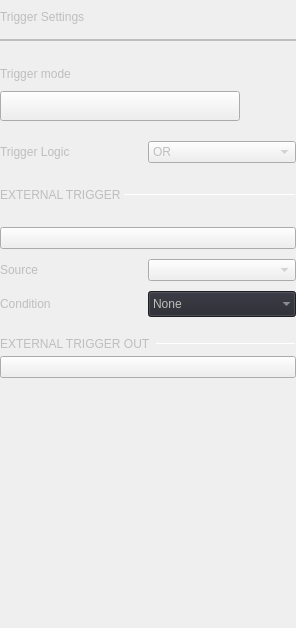
<?xml version="1.0" encoding="UTF-8"?>
<ui version="4.0">
 <class>DigitalTriggerSettings</class>
 <widget class="QWidget" name="DigitalTriggerSettings">
  <property name="geometry">
   <rect>
    <x>0</x>
    <y>0</y>
    <width>296</width>
    <height>628</height>
   </rect>
  </property>
  <property name="sizePolicy">
   <sizepolicy hsizetype="Minimum" vsizetype="Fixed">
    <horstretch>0</horstretch>
    <verstretch>0</verstretch>
   </sizepolicy>
  </property>
  <property name="minimumSize">
   <size>
    <width>0</width>
    <height>0</height>
   </size>
  </property>
  <property name="maximumSize">
   <size>
    <width>306</width>
    <height>16777215</height>
   </size>
  </property>
  <property name="windowTitle">
   <string>Form</string>
  </property>
  <property name="styleSheet">
   <string notr="true">QWidget
{
  color: rgb(190, 190, 190);
}</string>
  </property>
  <layout class="QVBoxLayout" name="verticalLayout">
   <property name="spacing">
    <number>0</number>
   </property>
   <property name="leftMargin">
    <number>0</number>
   </property>
   <property name="topMargin">
    <number>10</number>
   </property>
   <property name="rightMargin">
    <number>0</number>
   </property>
   <property name="bottomMargin">
    <number>0</number>
   </property>
   <item>
    <widget class="QLabel" name="trigger_settings_label">
     <property name="text">
      <string>Trigger Settings</string>
     </property>
     <property name="general_settings_label" stdset="0">
      <bool>true</bool>
     </property>
    </widget>
   </item>
   <item>
    <spacer name="verticalSpacer_4">
     <property name="orientation">
      <enum>Qt::Vertical</enum>
     </property>
     <property name="sizeType">
      <enum>QSizePolicy::Fixed</enum>
     </property>
     <property name="sizeHint" stdset="0">
      <size>
       <width>0</width>
       <height>15</height>
      </size>
     </property>
    </spacer>
   </item>
   <item>
    <widget class="Line" name="line_2">
     <property name="frameShadow">
      <enum>QFrame::Plain</enum>
     </property>
     <property name="lineWidth">
      <number>2</number>
     </property>
     <property name="orientation">
      <enum>Qt::Horizontal</enum>
     </property>
     <property name="blue_line" stdset="0">
      <bool>true</bool>
     </property>
    </widget>
   </item>
   <item>
    <spacer name="verticalSpacer_3">
     <property name="orientation">
      <enum>Qt::Vertical</enum>
     </property>
     <property name="sizeType">
      <enum>QSizePolicy::Fixed</enum>
     </property>
     <property name="sizeHint" stdset="0">
      <size>
       <width>0</width>
       <height>25</height>
      </size>
     </property>
    </spacer>
   </item>
   <item>
    <layout class="QVBoxLayout" name="verticalLayout_11">
     <property name="spacing">
      <number>10</number>
     </property>
     <property name="leftMargin">
      <number>0</number>
     </property>
     <property name="topMargin">
      <number>0</number>
     </property>
     <property name="rightMargin">
      <number>0</number>
     </property>
     <property name="bottomMargin">
      <number>0</number>
     </property>
     <item>
      <widget class="QLabel" name="label">
       <property name="sizePolicy">
        <sizepolicy hsizetype="Minimum" vsizetype="Fixed">
         <horstretch>0</horstretch>
         <verstretch>0</verstretch>
        </sizepolicy>
       </property>
       <property name="text">
        <string>Trigger mode</string>
       </property>
      </widget>
     </item>
     <item>
      <layout class="QHBoxLayout" name="horizontalLayout">
       <property name="spacing">
        <number>20</number>
       </property>
       <property name="topMargin">
        <number>0</number>
       </property>
       <property name="bottomMargin">
        <number>10</number>
       </property>
       <item>
        <widget class="adiscope::CustomSwitch" name="btnTriggerMode">
         <property name="sizePolicy">
          <sizepolicy hsizetype="Fixed" vsizetype="Fixed">
           <horstretch>0</horstretch>
           <verstretch>0</verstretch>
          </sizepolicy>
         </property>
         <property name="minimumSize">
          <size>
           <width>240</width>
           <height>30</height>
          </size>
         </property>
         <property name="maximumSize">
          <size>
           <width>240</width>
           <height>30</height>
          </size>
         </property>
         <property name="text">
          <string/>
         </property>
         <property name="checkable">
          <bool>true</bool>
         </property>
         <property name="leftText" stdset="0">
          <string>auto</string>
         </property>
         <property name="rightText" stdset="0">
          <string>normal</string>
         </property>
         <property name="bigBtn" stdset="0">
          <bool>true</bool>
         </property>
         <property name="duration" stdset="0">
          <number>0</number>
         </property>
        </widget>
       </item>
       <item>
        <spacer name="horizontalSpacer">
         <property name="orientation">
          <enum>Qt::Horizontal</enum>
         </property>
         <property name="sizeHint" stdset="0">
          <size>
           <width>0</width>
           <height>0</height>
          </size>
         </property>
        </spacer>
       </item>
      </layout>
     </item>
     <item>
      <layout class="QHBoxLayout" name="horizontalLayout_4">
       <property name="spacing">
        <number>0</number>
       </property>
       <property name="topMargin">
        <number>0</number>
       </property>
       <item>
        <widget class="QLabel" name="lbl_trigg_source">
         <property name="sizePolicy">
          <sizepolicy hsizetype="Minimum" vsizetype="Fixed">
           <horstretch>0</horstretch>
           <verstretch>0</verstretch>
          </sizepolicy>
         </property>
         <property name="text">
          <string>Trigger Logic</string>
         </property>
        </widget>
       </item>
       <item>
        <widget class="QComboBox" name="cmb_trigg_logic">
         <property name="sizePolicy">
          <sizepolicy hsizetype="Minimum" vsizetype="Fixed">
           <horstretch>0</horstretch>
           <verstretch>0</verstretch>
          </sizepolicy>
         </property>
         <property name="currentIndex">
          <number>0</number>
         </property>
         <item>
          <property name="text">
           <string>OR</string>
          </property>
         </item>
         <item>
          <property name="text">
           <string>AND</string>
          </property>
         </item>
        </widget>
       </item>
      </layout>
     </item>
    </layout>
   </item>
   <item>
    <layout class="QGridLayout" name="gridLayout">
     <item row="1" column="0">
      <widget class="QLabel" name="label_2">
       <property name="sizePolicy">
        <sizepolicy hsizetype="Fixed" vsizetype="Fixed">
         <horstretch>0</horstretch>
         <verstretch>0</verstretch>
        </sizepolicy>
       </property>
       <property name="minimumSize">
        <size>
         <width>0</width>
         <height>0</height>
        </size>
       </property>
       <property name="maximumSize">
        <size>
         <width>16777215</width>
         <height>16777215</height>
        </size>
       </property>
       <property name="text">
        <string>EXTERNAL TRIGGER </string>
       </property>
       <property name="subsection_label" stdset="0">
        <bool>true</bool>
       </property>
      </widget>
     </item>
     <item row="1" column="1">
      <widget class="Line" name="line">
       <property name="minimumSize">
        <size>
         <width>0</width>
         <height>1</height>
        </size>
       </property>
       <property name="maximumSize">
        <size>
         <width>16777215</width>
         <height>1</height>
        </size>
       </property>
       <property name="orientation">
        <enum>Qt::Horizontal</enum>
       </property>
       <property name="subsection_line" stdset="0">
        <bool>true</bool>
       </property>
      </widget>
     </item>
     <item row="0" column="0" colspan="2">
      <spacer name="verticalSpacer_5">
       <property name="orientation">
        <enum>Qt::Vertical</enum>
       </property>
       <property name="sizeType">
        <enum>QSizePolicy::Fixed</enum>
       </property>
       <property name="sizeHint" stdset="0">
        <size>
         <width>0</width>
         <height>25</height>
        </size>
       </property>
      </spacer>
     </item>
     <item row="2" column="0" colspan="2">
      <spacer name="verticalSpacer_6">
       <property name="orientation">
        <enum>Qt::Vertical</enum>
       </property>
       <property name="sizeType">
        <enum>QSizePolicy::Fixed</enum>
       </property>
       <property name="sizeHint" stdset="0">
        <size>
         <width>0</width>
         <height>15</height>
        </size>
       </property>
      </spacer>
     </item>
    </layout>
   </item>
   <item>
    <layout class="QVBoxLayout" name="verticalLayout_8">
     <property name="spacing">
      <number>0</number>
     </property>
     <property name="leftMargin">
      <number>0</number>
     </property>
     <property name="topMargin">
      <number>0</number>
     </property>
     <property name="rightMargin">
      <number>0</number>
     </property>
     <item>
      <spacer name="verticalSpacer_10">
       <property name="orientation">
        <enum>Qt::Vertical</enum>
       </property>
       <property name="sizeType">
        <enum>QSizePolicy::Fixed</enum>
       </property>
       <property name="sizeHint" stdset="0">
        <size>
         <width>0</width>
         <height>10</height>
        </size>
       </property>
      </spacer>
     </item>
     <item>
      <widget class="adiscope::CustomSwitch" name="trigg_extern_en">
       <property name="text">
        <string/>
       </property>
       <property name="checkable">
        <bool>true</bool>
       </property>
      </widget>
     </item>
     <item>
      <spacer name="verticalSpacer_2">
       <property name="orientation">
        <enum>Qt::Vertical</enum>
       </property>
       <property name="sizeType">
        <enum>QSizePolicy::Fixed</enum>
       </property>
       <property name="sizeHint" stdset="0">
        <size>
         <width>0</width>
         <height>10</height>
        </size>
       </property>
      </spacer>
     </item>
     <item>
      <layout class="QHBoxLayout" name="horizontalLayout_2">
       <property name="spacing">
        <number>0</number>
       </property>
       <property name="topMargin">
        <number>0</number>
       </property>
       <item>
        <widget class="QLabel" name="label_3">
         <property name="text">
          <string>Source</string>
         </property>
        </widget>
       </item>
       <item>
        <widget class="QComboBox" name="cmb_extern_src"/>
       </item>
      </layout>
     </item>
     <item>
      <spacer name="verticalSpacer_7">
       <property name="orientation">
        <enum>Qt::Vertical</enum>
       </property>
       <property name="sizeType">
        <enum>QSizePolicy::Fixed</enum>
       </property>
       <property name="sizeHint" stdset="0">
        <size>
         <width>0</width>
         <height>10</height>
        </size>
       </property>
      </spacer>
     </item>
     <item>
      <layout class="QHBoxLayout" name="trigg_ext_1">
       <property name="spacing">
        <number>0</number>
       </property>
       <property name="topMargin">
        <number>0</number>
       </property>
       <item>
        <widget class="QLabel" name="lbl_extern_1">
         <property name="sizePolicy">
          <sizepolicy hsizetype="Minimum" vsizetype="Fixed">
           <horstretch>0</horstretch>
           <verstretch>0</verstretch>
          </sizepolicy>
         </property>
         <property name="text">
          <string>Condition</string>
         </property>
        </widget>
       </item>
       <item>
        <widget class="QComboBox" name="cmb_trigg_extern_cond_1">
         <property name="sizePolicy">
          <sizepolicy hsizetype="Minimum" vsizetype="Fixed">
           <horstretch>0</horstretch>
           <verstretch>0</verstretch>
          </sizepolicy>
         </property>
         <property name="palette">
          <palette>
           <active>
            <colorrole role="WindowText">
             <brush brushstyle="SolidPattern">
              <color alpha="255">
               <red>190</red>
               <green>190</green>
               <blue>190</blue>
              </color>
             </brush>
            </colorrole>
            <colorrole role="Button">
             <brush brushstyle="SolidPattern">
              <color alpha="255">
               <red>39</red>
               <green>39</green>
               <blue>48</blue>
              </color>
             </brush>
            </colorrole>
            <colorrole role="Text">
             <brush brushstyle="SolidPattern">
              <color alpha="255">
               <red>190</red>
               <green>190</green>
               <blue>190</blue>
              </color>
             </brush>
            </colorrole>
            <colorrole role="ButtonText">
             <brush brushstyle="SolidPattern">
              <color alpha="255">
               <red>190</red>
               <green>190</green>
               <blue>190</blue>
              </color>
             </brush>
            </colorrole>
            <colorrole role="Base">
             <brush brushstyle="SolidPattern">
              <color alpha="255">
               <red>39</red>
               <green>39</green>
               <blue>48</blue>
              </color>
             </brush>
            </colorrole>
            <colorrole role="Window">
             <brush brushstyle="SolidPattern">
              <color alpha="255">
               <red>39</red>
               <green>39</green>
               <blue>48</blue>
              </color>
             </brush>
            </colorrole>
            <colorrole role="PlaceholderText">
             <brush brushstyle="NoBrush">
              <color alpha="128">
               <red>190</red>
               <green>190</green>
               <blue>190</blue>
              </color>
             </brush>
            </colorrole>
           </active>
           <inactive>
            <colorrole role="WindowText">
             <brush brushstyle="SolidPattern">
              <color alpha="255">
               <red>190</red>
               <green>190</green>
               <blue>190</blue>
              </color>
             </brush>
            </colorrole>
            <colorrole role="Button">
             <brush brushstyle="SolidPattern">
              <color alpha="255">
               <red>39</red>
               <green>39</green>
               <blue>48</blue>
              </color>
             </brush>
            </colorrole>
            <colorrole role="Text">
             <brush brushstyle="SolidPattern">
              <color alpha="255">
               <red>190</red>
               <green>190</green>
               <blue>190</blue>
              </color>
             </brush>
            </colorrole>
            <colorrole role="ButtonText">
             <brush brushstyle="SolidPattern">
              <color alpha="255">
               <red>190</red>
               <green>190</green>
               <blue>190</blue>
              </color>
             </brush>
            </colorrole>
            <colorrole role="Base">
             <brush brushstyle="SolidPattern">
              <color alpha="255">
               <red>39</red>
               <green>39</green>
               <blue>48</blue>
              </color>
             </brush>
            </colorrole>
            <colorrole role="Window">
             <brush brushstyle="SolidPattern">
              <color alpha="255">
               <red>39</red>
               <green>39</green>
               <blue>48</blue>
              </color>
             </brush>
            </colorrole>
            <colorrole role="PlaceholderText">
             <brush brushstyle="NoBrush">
              <color alpha="128">
               <red>190</red>
               <green>190</green>
               <blue>190</blue>
              </color>
             </brush>
            </colorrole>
           </inactive>
           <disabled>
            <colorrole role="WindowText">
             <brush brushstyle="SolidPattern">
              <color alpha="255">
               <red>190</red>
               <green>190</green>
               <blue>190</blue>
              </color>
             </brush>
            </colorrole>
            <colorrole role="Button">
             <brush brushstyle="SolidPattern">
              <color alpha="255">
               <red>39</red>
               <green>39</green>
               <blue>48</blue>
              </color>
             </brush>
            </colorrole>
            <colorrole role="Text">
             <brush brushstyle="SolidPattern">
              <color alpha="255">
               <red>190</red>
               <green>190</green>
               <blue>190</blue>
              </color>
             </brush>
            </colorrole>
            <colorrole role="ButtonText">
             <brush brushstyle="SolidPattern">
              <color alpha="255">
               <red>190</red>
               <green>190</green>
               <blue>190</blue>
              </color>
             </brush>
            </colorrole>
            <colorrole role="Base">
             <brush brushstyle="SolidPattern">
              <color alpha="255">
               <red>39</red>
               <green>39</green>
               <blue>48</blue>
              </color>
             </brush>
            </colorrole>
            <colorrole role="Window">
             <brush brushstyle="SolidPattern">
              <color alpha="255">
               <red>39</red>
               <green>39</green>
               <blue>48</blue>
              </color>
             </brush>
            </colorrole>
            <colorrole role="PlaceholderText">
             <brush brushstyle="NoBrush">
              <color alpha="128">
               <red>190</red>
               <green>190</green>
               <blue>190</blue>
              </color>
             </brush>
            </colorrole>
           </disabled>
          </palette>
         </property>
         <property name="sizeAdjustPolicy">
          <enum>QComboBox::AdjustToMinimumContentsLengthWithIcon</enum>
         </property>
         <property name="iconSize">
          <size>
           <width>30</width>
           <height>20</height>
          </size>
         </property>
         <property name="frame">
          <bool>false</bool>
         </property>
         <item>
          <property name="text">
           <string>None</string>
          </property>
         </item>
         <item>
          <property name="text">
           <string/>
          </property>
          <property name="icon">
           <iconset resource="../resources/resources.qrc">
            <normaloff>:/icons/trigger_any_enabled.svg</normaloff>
            <normalon>:/icons/trigger_any_enabled.svg</normalon>
            <disabledoff>:/icons/trigger_any_disabled.svg</disabledoff>
            <disabledon>:/icons/trigger_any_disabled.svg</disabledon>:/icons/trigger_any_enabled.svg</iconset>
          </property>
         </item>
         <item>
          <property name="text">
           <string/>
          </property>
          <property name="icon">
           <iconset resource="../resources/resources.qrc">
            <normaloff>:/icons/trigger_rising_enabled.svg</normaloff>
            <normalon>:/icons/trigger_rising_enabled.svg</normalon>
            <disabledoff>:/icons/trigger_rising_disabled.svg</disabledoff>
            <disabledon>:/icons/trigger_rising_disabled.svg</disabledon>:/icons/trigger_rising_enabled.svg</iconset>
          </property>
         </item>
         <item>
          <property name="text">
           <string/>
          </property>
          <property name="icon">
           <iconset resource="../resources/resources.qrc">
            <normaloff>:/icons/trigger_falling_enabled.svg</normaloff>
            <normalon>:/icons/trigger_falling_enabled.svg</normalon>
            <disabledoff>:/icons/trigger_falling_disabled.svg</disabledoff>
            <disabledon>:/icons/trigger_falling_disabled.svg</disabledon>:/icons/trigger_falling_enabled.svg</iconset>
          </property>
         </item>
         <item>
          <property name="text">
           <string/>
          </property>
          <property name="icon">
           <iconset resource="../resources/resources.qrc">
            <normaloff>:/icons/trigger_low_enabled.svg</normaloff>
            <normalon>:/icons/trigger_low_enabled.svg</normalon>
            <disabledoff>:/icons/trigger_low_disabled.svg</disabledoff>
            <disabledon>:/icons/trigger_low_disabled.svg</disabledon>:/icons/trigger_low_enabled.svg</iconset>
          </property>
         </item>
         <item>
          <property name="text">
           <string/>
          </property>
          <property name="icon">
           <iconset resource="../resources/resources.qrc">
            <normaloff>:/icons/trigger_high_enabled.svg</normaloff>
            <normalon>:/icons/trigger_high_enabled.svg</normalon>
            <disabledoff>:/icons/trigger_high_disabled.svg</disabledoff>
            <disabledon>:/icons/trigger_high_disabled.svg</disabledon>:/icons/trigger_high_enabled.svg</iconset>
          </property>
         </item>
        </widget>
       </item>
      </layout>
     </item>
     <item>
      <spacer name="verticalSpacer_16">
       <property name="orientation">
        <enum>Qt::Vertical</enum>
       </property>
       <property name="sizeType">
        <enum>QSizePolicy::Fixed</enum>
       </property>
       <property name="sizeHint" stdset="0">
        <size>
         <width>0</width>
         <height>10</height>
        </size>
       </property>
      </spacer>
     </item>
    </layout>
   </item>
   <item>
    <spacer name="verticalSpacer_8">
     <property name="orientation">
      <enum>Qt::Vertical</enum>
     </property>
     <property name="sizeType">
      <enum>QSizePolicy::Fixed</enum>
     </property>
     <property name="sizeHint" stdset="0">
      <size>
       <width>0</width>
       <height>10</height>
      </size>
     </property>
    </spacer>
   </item>
   <item>
    <widget class="QWidget" name="extern_to" native="true">
     <layout class="QVBoxLayout" name="verticalLayout_2">
      <property name="spacing">
       <number>5</number>
      </property>
      <property name="leftMargin">
       <number>0</number>
      </property>
      <property name="topMargin">
       <number>0</number>
      </property>
      <property name="rightMargin">
       <number>0</number>
      </property>
      <property name="bottomMargin">
       <number>0</number>
      </property>
      <item>
       <layout class="QHBoxLayout" name="horizontalLayout_3">
        <property name="spacing">
         <number>5</number>
        </property>
        <property name="bottomMargin">
         <number>0</number>
        </property>
        <item>
         <widget class="QLabel" name="label_5">
          <property name="text">
           <string>EXTERNAL TRIGGER OUT</string>
          </property>
          <property name="subsection_label" stdset="0">
           <bool>true</bool>
          </property>
         </widget>
        </item>
        <item>
         <widget class="Line" name="line_4">
          <property name="minimumSize">
           <size>
            <width>0</width>
            <height>1</height>
           </size>
          </property>
          <property name="maximumSize">
           <size>
            <width>16777215</width>
            <height>1</height>
           </size>
          </property>
          <property name="orientation">
           <enum>Qt::Horizontal</enum>
          </property>
          <property name="subsection_line" stdset="0">
           <bool>true</bool>
          </property>
         </widget>
        </item>
       </layout>
      </item>
      <item>
       <widget class="adiscope::CustomSwitch" name="extern_to_en">
        <property name="text">
         <string/>
        </property>
       </widget>
      </item>
     </layout>
    </widget>
   </item>
   <item>
    <spacer name="verticalSpacer">
     <property name="orientation">
      <enum>Qt::Vertical</enum>
     </property>
     <property name="sizeType">
      <enum>QSizePolicy::MinimumExpanding</enum>
     </property>
     <property name="sizeHint" stdset="0">
      <size>
       <width>10</width>
       <height>0</height>
      </size>
     </property>
    </spacer>
   </item>
  </layout>
 </widget>
 <customwidgets>
  <customwidget>
   <class>adiscope::CustomSwitch</class>
   <extends>QPushButton</extends>
   <header>customSwitch.hpp</header>
  </customwidget>
 </customwidgets>
 <resources>
  <include location="../resources/resources.qrc"/>
 </resources>
 <connections/>
</ui>
